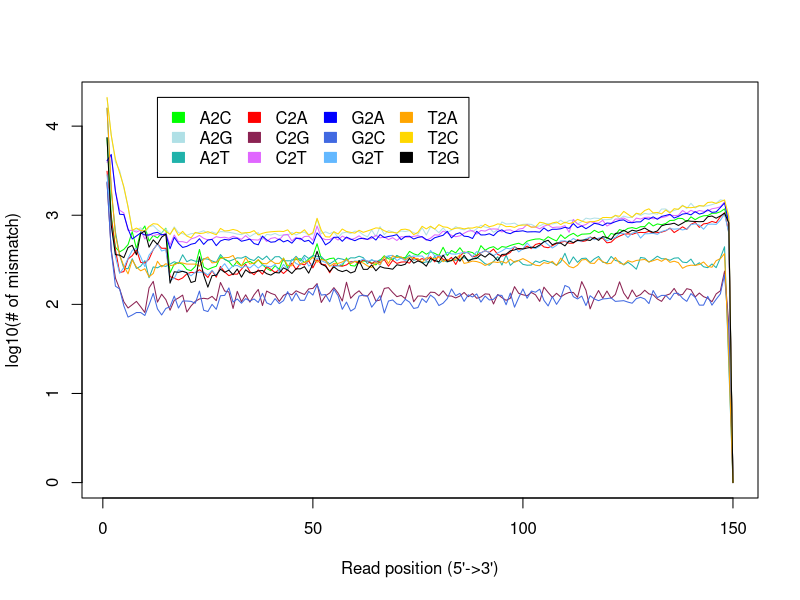

Generate this figure with R:
A2C=c(7337,1001,436,387,413,467,653,420,646,756,512,592,556,632,714,224,283,293,281,245,238,265,412,262,245,257,267,340,320,301,264,304,270,293,303,283,315,278,252,237,270,247,330,255,317,316,325,293,322,347,478,327,311,325,330,271,271,331,272,268,307,305,303,290,276,311,350,324,315,351,334,334,392,368,355,393,364,387,373,352,436,352,401,377,431,372,390,380,350,455,404,430,443,411,444,436,457,472,484,462,511,527,539,542,522,573,540,513,603,547,594,626,579,612,615,620,677,639,664,543,624,602,690,664,711,726,706,743,745,828,757,798,782,808,873,877,924,917,846,959,891,949,985,992,1050,1053,1093,1177,823,0)
A2G=c(20488,7906,3958,3177,2021,1246,686,676,723,633,740,766,686,630,704,605,739,636,621,594,620,627,644,669,626,649,624,654,651,643,630,614,605,636,575,615,637,535,610,599,624,593,599,597,639,600,637,647,596,616,908,620,650,620,650,561,631,645,624,662,653,602,571,683,573,744,605,672,648,631,665,657,671,637,611,723,598,739,701,636,719,641,679,744,703,685,721,652,704,772,736,723,641,688,840,796,800,815,763,790,794,789,746,758,799,803,797,816,878,812,872,878,796,846,927,906,929,920,892,891,901,1004,913,978,944,946,1046,995,1048,1027,1048,1026,1173,1174,1085,1132,1172,1297,1187,1360,1204,1275,1263,1277,1315,1362,1489,1453,990,0)
A2T=c(15847,1867,650,354,254,250,324,252,267,308,198,262,256,272,266,282,300,286,359,300,316,304,304,324,321,306,295,361,318,303,316,332,329,345,320,309,343,317,347,306,341,342,308,307,308,345,305,354,326,352,344,342,307,284,304,328,321,310,332,331,346,333,285,316,297,316,314,343,320,353,327,325,356,311,322,290,299,297,345,287,313,297,312,311,319,335,313,322,339,313,285,274,302,341,275,356,273,302,310,280,274,275,306,294,311,300,292,274,298,373,282,340,295,326,329,294,323,344,296,291,344,310,302,276,296,273,247,335,329,297,318,346,324,323,311,329,332,297,293,321,272,292,263,257,283,257,331,442,20,0)
C2A=c(3115,931,409,227,232,322,351,409,295,290,321,411,475,425,425,204,195,187,197,219,228,225,244,224,199,238,201,265,230,209,218,217,247,281,232,214,243,217,264,246,227,244,221,244,290,245,286,276,307,256,316,282,277,225,276,271,267,276,300,302,288,314,304,286,305,294,318,267,311,287,297,299,289,336,311,325,312,341,299,356,319,306,336,279,346,385,378,340,350,378,399,382,416,362,347,359,381,443,414,420,450,421,469,483,440,431,454,480,496,509,484,485,532,505,516,569,543,543,554,489,498,552,582,610,618,609,633,641,637,659,628,638,645,668,717,638,683,741,693,789,831,730,799,811,851,825,959,1067,647,0)
C2G=c(2318,402,196,148,106,90,98,107,93,80,152,180,105,129,112,85,110,117,126,81,95,107,114,116,114,122,109,175,140,137,89,139,106,127,105,127,146,96,140,132,127,107,125,132,127,141,134,128,148,150,170,104,124,133,153,133,108,176,116,130,141,124,123,140,108,111,150,153,135,121,125,115,163,106,123,123,120,136,135,124,141,123,123,117,123,135,121,131,116,120,130,129,100,128,118,110,116,157,132,127,124,135,127,107,155,135,119,132,120,129,135,135,119,179,143,88,116,142,116,140,116,128,178,133,114,144,121,128,143,130,127,114,107,125,130,150,126,128,149,145,120,133,121,116,106,130,141,235,59,0)
C2T=c(3916,4669,1848,1137,1059,676,674,645,681,541,615,589,607,597,626,464,599,504,504,490,542,560,593,550,527,538,574,560,566,550,580,558,536,590,534,529,525,572,507,549,561,527,600,609,514,565,529,577,581,522,757,556,531,533,565,526,582,552,532,550,587,540,533,549,596,556,569,532,559,519,574,567,567,579,589,568,524,551,602,597,663,632,594,573,586,627,663,671,613,674,663,698,701,698,648,680,684,648,699,711,786,735,737,704,752,780,726,735,735,764,643,897,799,759,786,850,819,813,876,755,803,906,903,930,878,830,928,906,943,949,911,923,941,962,1008,988,997,1129,1050,1135,1079,1130,1104,1116,1181,1204,1243,1411,871,0)
G2A=c(4091,4810,1851,1025,1016,700,540,584,632,600,598,629,642,603,612,420,564,483,434,447,472,484,544,470,526,534,455,514,535,526,550,551,510,523,539,480,465,582,528,497,503,541,501,522,485,549,550,507,522,472,633,559,464,497,564,566,509,568,539,517,544,551,535,574,526,606,561,577,588,605,531,577,580,540,563,574,532,516,558,576,595,659,556,614,635,581,575,547,660,600,601,619,589,655,685,637,620,656,660,668,648,651,652,645,719,663,695,695,704,732,711,806,724,759,705,753,811,794,764,817,809,845,875,886,830,823,841,841,922,901,959,899,969,994,1024,930,970,1030,1045,1009,1097,1029,1061,1151,1077,1088,1220,1373,815,0)
G2C=c(2369,393,159,148,95,71,75,80,80,74,98,132,88,75,89,93,123,90,108,108,107,102,140,85,82,99,87,124,125,152,105,114,102,115,108,114,104,132,103,98,115,101,109,138,108,133,110,110,139,126,165,126,128,106,147,124,87,105,83,89,123,126,123,92,106,124,79,108,111,100,98,113,105,89,91,115,104,126,116,96,102,115,148,124,132,107,127,120,130,105,123,111,113,126,125,98,133,92,118,148,116,140,136,147,110,95,121,99,117,162,154,121,114,123,96,124,114,109,114,115,117,107,108,109,105,102,115,119,114,101,142,118,125,125,112,132,132,116,107,131,119,97,97,122,97,113,130,215,49,0)
G2T=c(2844,788,340,222,258,327,402,425,341,264,356,409,476,396,410,185,195,243,233,225,208,230,228,229,213,240,209,252,285,243,270,272,256,270,255,280,254,277,267,262,280,231,280,245,320,286,274,334,268,287,330,308,294,275,264,269,285,311,293,306,303,323,303,314,304,273,337,350,354,308,332,306,338,348,347,348,309,402,349,352,345,383,367,365,374,380,380,342,390,376,400,382,351,376,397,425,419,442,387,420,488,431,422,449,512,466,428,458,514,514,501,548,516,510,544,565,530,553,565,514,545,562,626,625,562,628,649,553,618,620,626,609,656,676,706,697,703,683,701,783,800,772,696,791,794,788,878,1038,626,0)
T2A=c(15967,2079,591,358,268,219,314,261,237,250,203,221,303,262,285,271,276,293,290,282,282,282,267,319,339,291,295,326,333,335,353,289,268,332,283,289,316,287,284,309,287,287,327,272,270,335,281,295,306,336,296,318,309,266,287,287,298,320,285,302,299,290,269,258,293,279,344,287,350,334,341,316,337,327,326,295,332,329,323,338,300,319,307,321,359,287,294,305,301,291,272,286,299,294,301,289,320,295,310,325,308,288,274,270,293,286,303,272,329,296,265,256,274,314,318,289,287,324,301,284,288,335,290,280,308,297,310,314,318,298,308,320,303,325,295,304,293,253,268,274,273,279,298,266,260,308,325,370,25,0)
T2C=c(21001,7893,4260,2998,2088,1240,676,717,675,663,748,803,793,721,659,610,720,593,658,583,557,641,622,630,653,628,603,711,665,672,692,673,628,635,640,671,600,626,643,651,657,660,656,685,603,644,631,686,600,636,923,677,573,568,653,615,700,656,641,629,677,642,665,691,720,713,669,642,644,628,690,697,679,605,641,751,701,753,699,784,740,731,690,714,721,702,717,717,740,722,791,743,762,799,785,744,748,730,768,774,775,733,737,834,817,779,818,838,785,836,804,830,899,860,829,845,849,874,941,943,937,991,971,1104,1024,949,1053,1024,1129,1180,1063,1074,1035,1144,1061,1183,1164,1279,1219,1215,1232,1282,1266,1389,1405,1357,1415,1485,962,0)
T2G=c(7436,775,360,356,333,433,459,359,621,666,437,528,471,567,611,172,231,228,234,226,175,181,341,212,155,209,211,247,228,241,214,248,201,243,224,227,236,239,220,212,227,224,256,242,221,250,249,264,223,283,393,281,268,232,263,241,232,241,224,233,310,246,246,276,237,265,255,252,247,277,272,281,326,289,306,294,267,326,309,299,356,302,309,342,304,354,304,322,327,361,338,371,347,308,362,365,398,407,423,417,428,437,434,462,502,523,465,488,485,452,515,492,521,523,530,520,565,521,575,561,531,624,632,677,637,678,662,685,718,671,641,665,759,785,793,813,767,814,869,855,851,845,850,962,979,925,981,1054,820,0)
color_code = c("green","powderblue","lightseagreen","red","violetred4","mediumorchid1","blue","royalblue","steelblue1","orange","gold","black")
y_up_bound = max(c(log10(A2C+1),log10(A2G+1),log10(A2T+1),log10(C2A+1),log10(C2G+1),log10(C2T+1),log10(G2A+1),log10(G2C+1),log10(G2T+1),log10(T2A+1),log10(T2C+1),log10(T2G+1)))
y_low_bound = min(c(log10(A2C+1),log10(A2G+1),log10(A2T+1),log10(C2A+1),log10(C2G+1),log10(C2T+1),log10(G2A+1),log10(G2C+1),log10(G2T+1),log10(T2A+1),log10(T2C+1),log10(T2G+1)))
pdf("RSeQC/09.WT_EV_2.mismatch_profile.pdf")
plot(log10(A2C+1),type="l",col=color_code[1],ylim=c(y_low_bound,y_up_bound),ylab="log10(# of mismatch)",xlab="Read position (5'->3')")
lines(log10(A2G+1), col=color_code[2])
lines(log10(A2T+1), col=color_code[3])
lines(log10(C2A+1), col=color_code[4])
lines(log10(C2G+1), col=color_code[5])
lines(log10(C2T+1), col=color_code[6])
lines(log10(G2A+1), col=color_code[7])
lines(log10(G2C+1), col=color_code[8])
lines(log10(G2T+1), col=color_code[9])
lines(log10(T2A+1), col=color_code[10])
lines(log10(T2C+1), col=color_code[11])
lines(log10(T2G+1), col=color_code[12])
legend(13,y_up_bound,legend=c("A2C","A2G","A2T","C2A","C2G","C2T","G2A","G2C","G2T","T2A","T2C","T2G"), fill=color_code, border=color_code, ncol=4)
dev.off()
